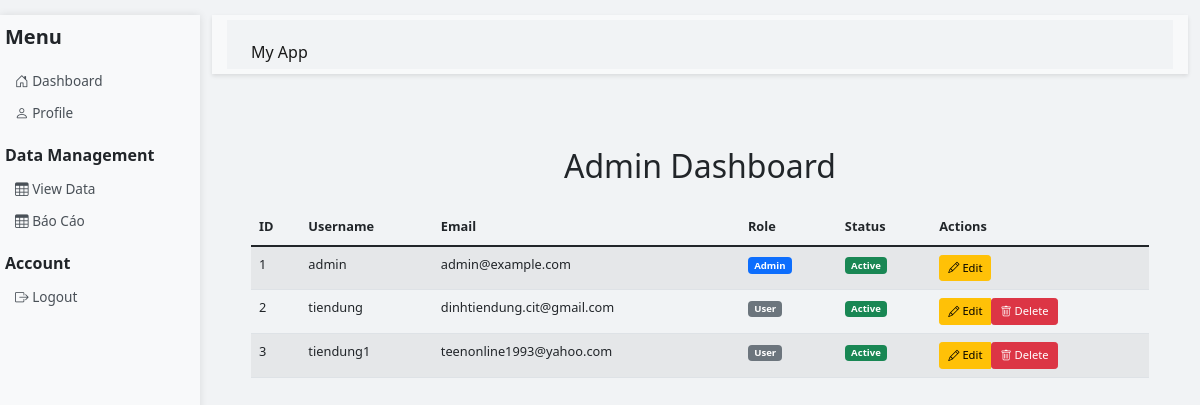
Page /admin (signed in) on the earlier database version.
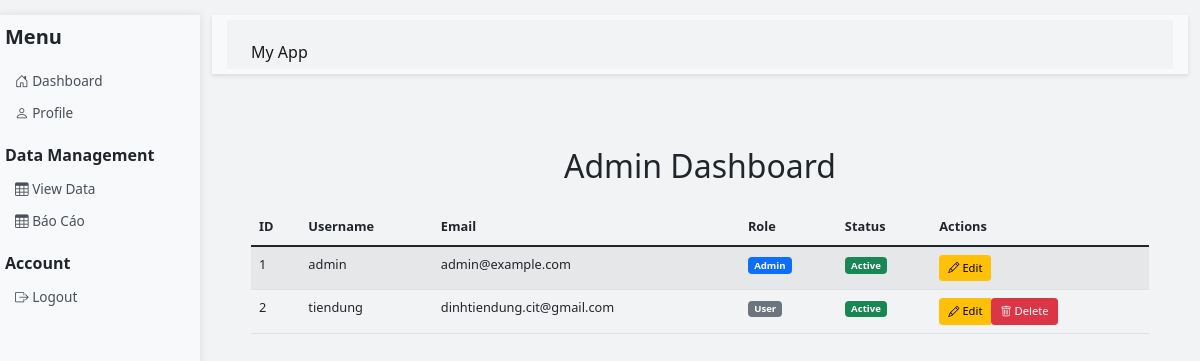
Same page on the later database version.
### app.py (models this page shows, shortened)
class User(db.Model):
    id = db.Column(db.Integer, primary_key=True)
    username = db.Column(db.String(80), unique=True, nullable=False)
    email = db.Column(db.String(120), unique=True, nullable=False)
    password_hash = db.Column(db.String(120), nullable=False)
    is_admin = db.Column(db.Boolean, default=False)  # Thêm trường is_admin
    is_active = db.Column(db.Boolean, default=True)  # Thêm trường để khóa/mở khóa tài khoản

### app.py (the view)
@app.route('/admin')
@admin_required
def admin_dashboard():
    users = User.query.all()
    return render_template('admin/dashboard.html', users=users)

### app.py (called while the page is built)
def admin_required(f):
    @wraps(f)
    def decorated_function(*args, **kwargs):
        if 'username' not in session:
            return redirect(url_for('login'))
        user = User.query.filter_by(username=session['username']).first()
        if not user or not user.is_admin:
            abort(403)  # Forbidden
        return f(*args, **kwargs)
    return decorated_function

### templates/admin/dashboard.html (shortened to what this page needs)
{% extends "base.html" %}
{% block content %}
<div class="container mt-5">
    <h2 class="text-center mb-4">Admin Dashboard</h2>
    <div class="table-responsive">
        <table class="table table-striped table-hover">
            <thead>
                <tr>
                    <th scope="col">ID</th>
                    <th scope="col">Username</th>
                    <th scope="col">Email</th>
                    <th scope="col">Role</th>
                    <th scope="col">Status</th>
                    <th scope="col">Actions</th>
                </tr>
            </thead>
            <tbody>
                {% for user in users %}
                    <tr>
                        <td>{{ user.id }}</td>
                        <td>{{ user.username }}</td>
                        <td>{{ user.email }}</td>
                        <td>
                            <span class="badge {% if user.is_admin %}bg-primary{% else %}bg-secondary{% endif %}">
                                {% if user.is_admin %}Admin{% else %}User{% endif %}
                            </span>
                        </td>
                        <td>
                            <span class="badge {% if user.is_active %}bg-success{% else %}bg-danger{% endif %}">
                                {% if user.is_active %}Active{% else %}Inactive{% endif %}
                            </span>
                        </td>
                        <td>
                            <div class="btn-group" role="group">
                                <a href="{{ url_for('admin_edit_user', user_id=user.id) }}"
                                   class="btn btn-warning btn-sm">
                                    <i class="bi bi-pencil"></i> Edit
                                </a>
                                {% if user.username != session['username'] %}
                                    <form action="{{ url_for('admin_delete_user', user_id=user.id) }}"
                                          method="POST"
                                          class="d-inline">
                                        <button type="submit"
                                                class="btn btn-danger btn-sm"
                                                onclick="return confirm('Are you sure you want to delete this user?')">
                                            <i class="bi bi-trash"></i> Delete
                                        </button>
                                    </form>
                                {% endif %}
                            </div>
                        </td>
                    </tr>
                {% endfor %}
            </tbody>
        </table>
    </div>
</div>
{% endblock %}

### templates/base.html (shortened to what this page needs)
<!DOCTYPE html>
<html lang="en">
<head>
    <link href="https://cdn.jsdelivr.net/npm/bootstrap@5.1.3/dist/css/bootstrap.min.css" rel="stylesheet">
    <link href="https://cdn.jsdelivr.net/npm/bootstrap-icons/font/bootstrap-icons.css" rel="stylesheet">
</head>
<body>
    <div class="container-fluid">
        <div class="row">
            {% if 'username' in session %}
            <div class="col-md-3 sidebar">
                <h5 class="mb-3 text-dark">Menu</h5>
                <div class="nav flex-column">
                    <a class="nav-link" href="{{ url_for('dashboard') }}">
                        <i class="bi bi-house-door"></i> Dashboard
                    </a>
                    <a class="nav-link" href="{{ url_for('profile') }}">
                        <i class="bi bi-person"></i> Profile
                    </a>
                    <h6 class="mt-3 mb-2">Data Management</h6>
                    <a class="nav-link" href="{{ url_for('view_data') }}">
                        <i class="bi bi-table"></i> View Data
                    </a>
                    <a class="nav-link" href="{{ url_for('report') }}">
                        <i class="bi bi-table"></i> Báo Cáo
                    </a>
                    <h6 class="mt-3 mb-2">Account</h6>
                    <a class="nav-link" href="{{ url_for('logout') }}">
                        <i class="bi bi-box-arrow-right"></i> Logout
                    </a>
                </div>
            </div>
            {% endif %}
            <div class="col">
                <nav class="navbar navbar-expand-lg navbar-light bg-light">
                    <div class="container-fluid">
                        <a class="navbar-brand" href="{{ url_for('index') }}">My App</a>
                    </div>
                </nav>
                <div class="main-content">
                    {% block content %}{% endblock %}
                </div>
            </div>
        </div>
    </div>
</body>
</html>

### templates/base.html (style rules this page uses)
.sidebar { min-height: 100vh; box-shadow: 0 0 8px rgba(0,0,0,0.1); padding: 10px 5px; position: sticky; top: 0; background-color: #f8f9fa; width: 200px; }
.sidebar .nav-link { padding: 6px 10px; color: #495057; border-radius: 5px; font-size: 0.85rem; }
.main-content { padding: 15px; }
.navbar { box-shadow: 0 2px 4px rgba(0,0,0,0.1); padding: 5px 15px; margin-bottom: 10px; }
.navbar .navbar-brand { font-size: 1rem; }
.container-fluid { background-color: #f1f3f5; }
h5, h6 { font-weight: 600; }
.container-fluid { padding-top: 15px; }
table th, table td { font-size: 0.8rem; }
.btn-sm { font-size: 0.7rem; padding: 0.25rem 0.5rem; }
table { width: 100%; table-layout: auto; }
td, th { padding: 0.3rem 0.6rem; }

Differences in the rows shown:
removed User: id "3", username "tiendung1", email "teenonline1993@yahoo.com", is_admin "User", is_active "Active"
